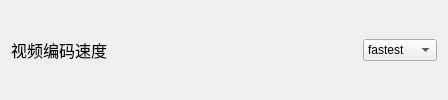
                                      <widget class="QWidget" name="widget_16" native="true">
                                       <layout class="QHBoxLayout" name="horizontalLayout_36">
                                        <item>
                                         <widget class="QLabel" name="encoderLabel_2">
                                          <property name="font">
                                           <font>
                                            <pointsize>12</pointsize>
                                           </font>
                                          </property>
                                          <property name="text">
                                           <string>视频编码速度</string>
                                          </property>
                                         </widget>
                                        </item>
                                        <item>
                                         <spacer name="horizontalSpacer_22">
                                          <property name="orientation">
                                           <enum>Qt::Orientation::Horizontal</enum>
                                          </property>
                                          <property name="sizeHint" stdset="0">
                                           <size>
                                            <width>237</width>
                                            <height>20</height>
                                           </size>
                                          </property>
                                         </spacer>
                                        </item>
                                        <item>
                                         <widget class="QLabel" name="label_55">
                                          <property name="maximumSize">
                                           <size>
                                            <width>25</width>
                                            <height>25</height>
                                           </size>
                                          </property>
                                          <property name="toolTip">
                                           <string>&lt;html&gt;&lt;head/&gt;&lt;body&gt;&lt;p&gt;&lt;span style=&quot; font-weight:700;&quot;&gt;编码速度：&lt;/span&gt;&lt;/p&gt;&lt;p&gt; - 编码器处理视频的速度，&lt;span style=&quot; font-weight:700; text-decoration: underline;&quot;&gt;更慢&lt;/span&gt;的处理时间意味着&lt;span style=&quot; font-weight:700; text-decoration: underline;&quot;&gt;在文件大小相同的情况下画质更好&lt;/span&gt;&lt;span style=&quot; text-decoration: underline;&quot;&gt;。&lt;/span&gt;&lt;/p&gt;&lt;/body&gt;&lt;/html&gt;</string>
                                          </property>
                                          <property name="text">
                                           <string/>
                                          </property>
                                          <property name="pixmap">
                                           <pixmap resource="resources.qrc">:/icons/icons/info.svg</pixmap>
                                          </property>
                                          <property name="scaledContents">
                                           <bool>true</bool>
                                          </property>
                                         </widget>
                                        </item>
                                        <item>
                                         <widget class="QComboBox" name="video_encoder_speed">
                                          <property name="minimumSize">
                                           <size>
                                            <width>0</width>
                                            <height>0</height>
                                           </size>
                                          </property>
                                          <item>
                                           <property name="text">
                                            <string>fastest</string>
                                           </property>
                                          </item>
                                          <item>
                                           <property name="text">
                                            <string>fast</string>
                                           </property>
                                          </item>
                                          <item>
                                           <property name="text">
                                            <string>medium</string>
                                           </property>
                                          </item>
                                          <item>
                                           <property name="text">
                                            <string>slow</string>
                                           </property>
                                          </item>
                                          <item>
                                           <property name="text">
                                            <string>placebo</string>
                                           </property>
                                          </item>
                                         </widget>
                                        </item>
                                       </layout>
                                      </widget>
